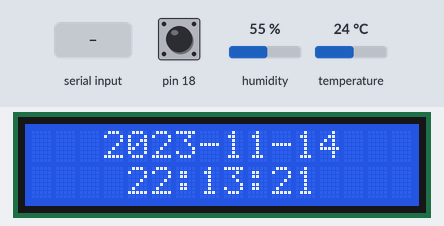
Recording of a sketch running on a simulated Arduino Uno, built with avr-gcc and run on an emulated ATmega328P. Parts: 16×2 character LCD. The test bench sets the inputs (shaded band); at power-on: humidity 55 %, temperature 24 °C, pin 18 HIGH. What the sketch prints to the serial monitor is not drawn.

Above: at 1.2 s.
1.3 s: humidity set to 22 %
At 6.8 s:
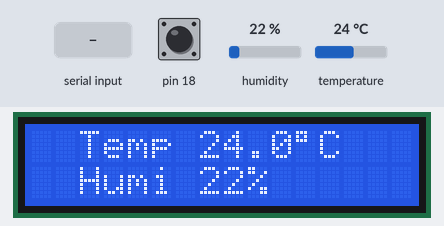
7.1 s: "0\n" received over Serial
16.4 s: temperature set to 12 °C
18.2 s: humidity set to 40 %
At 21.3 s:
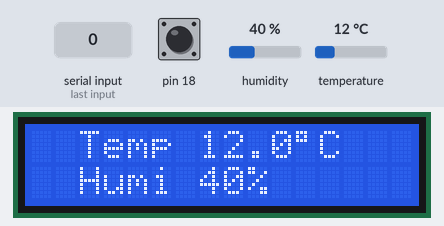
21.6 s: temperature set to 19 °C
At 28.1 s:
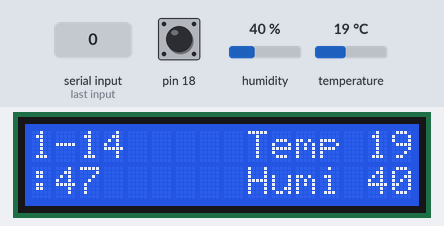
Timing chart, 0 to 29.6 s (numbered marks = the images above; inputs shaded):
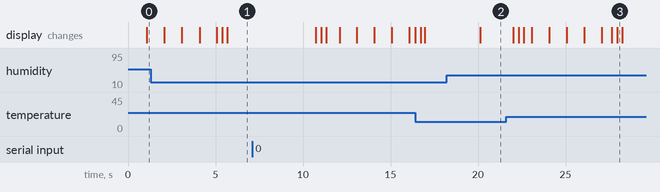

The sketch:

03_weather.ino
```cpp
// DHT11 온습도 + 날짜·시간(KST) · LCD1602 표시
// 보드: Arduino Uno / 시리얼 모니터: 9600 baud
// 배선: LCD I2C — GND → GND, 5V → VCC, A4 → SDA, A5 → SCL
//       DHT11 — D2 → DATA(S), 5V → VCC(+), GND → GND(−)
// 화면: 날짜·시간 5초 → 왼쪽으로 밀리며 전환 → 온습도 5초 → 다시 전환 … 반복
// 시계: RTC 모듈이 없으므로 시작 시각은 컴파일 시각(PC 시간 = KST)이고,
//       시리얼로 "T2026-10-26 14:30:00" 을 보내면 그 시각으로 맞춘다.
//       보드가 리셋되면 다시 컴파일 시각으로 돌아가므로 그때마다 다시 맞춘다.

#include <Wire.h>
#include <hd44780.h>
#include <hd44780ioClass/hd44780_I2Cexp.h>
#include <DHT.h>

const int DHT_PIN = 2;
const unsigned long DHT_INTERVAL_MS = 2000; // DHT11 은 1~2초 간격으로만 읽을 수 있다.
const unsigned long SCREEN_MS = 5000;       // 한 화면을 보여 주는 시간
const unsigned long SLIDE_STEP_MS = 40;     // 슬라이드 한 칸 이동 시간 (16칸 = 0.64초)

hd44780_I2Cexp lcd;
DHT dht(DHT_PIN, DHT11);

unsigned long baseSec = 0;    // 기준 시각 (2000-01-01 00:00:00 부터 초)
unsigned long baseMillis = 0; // 기준 시각을 정한 때의 millis()
unsigned long lastLogged = 0xFFFFFFFF;
unsigned long lastDhtRead = 0;
float temp = NAN, humi = NAN;

byte screen = 0;              // 0: 날짜·시간, 1: 온습도
bool sliding = false;
unsigned long phaseStart = 0;
char shown[2][17];            // 지금 LCD 에 떠 있는 내용 (바뀐 줄만 다시 쓴다)

char buf[32];
byte len = 0;

bool isLeap(int y) { return (y % 4 == 0 && y % 100 != 0) || y % 400 == 0; }

byte daysInMonth(int y, byte m) {
  const byte days[] = {31, 28, 31, 30, 31, 30, 31, 31, 30, 31, 30, 31};
  return (m == 2 && isLeap(y)) ? 29 : days[m - 1];
}

unsigned long toSec(int y, byte mo, byte d, byte h, byte mi, byte s) {
  unsigned long days = 0;
  for (int i = 2000; i < y; i++) days += isLeap(i) ? 366 : 365;
  for (byte i = 1; i < mo; i++) days += daysInMonth(y, i);
  days += d - 1;
  return days * 86400UL + h * 3600UL + mi * 60UL + s;
}

void fromSec(unsigned long t, int &y, byte &mo, byte &d, byte &h, byte &mi, byte &s) {
  unsigned long days = t / 86400UL;
  unsigned long rest = t % 86400UL;
  y = 2000;
  while (days >= (isLeap(y) ? 366UL : 365UL)) days -= isLeap(y++) ? 366 : 365;
  mo = 1;
  while (days >= daysInMonth(y, mo)) days -= daysInMonth(y, mo++);
  d = days + 1;
  h = rest / 3600;
  mi = rest / 60 % 60;
  s = rest % 60;
}

void setClock(unsigned long sec) {
  baseSec = sec;
  baseMillis = millis();
}

// __DATE__ = "Oct 26 2026", __TIME__ = "14:30:00"
void setClockFromCompileTime() {
  const char *months = "JanFebMarAprMayJunJulAugSepOctNovDec";
  char mon[4];
  int d, y, h, mi, s;
  sscanf(__DATE__, "%3s %d %d", mon, &d, &y);
  sscanf(__TIME__, "%d:%d:%d", &h, &mi, &s);
  byte mo = (strstr(months, mon) - months) / 3 + 1;
  setClock(toSec(y, mo, d, h, mi, s));
}

// "T2026-10-26 14:30:00" 형식 한 줄을 받아 시계를 맞춘다.
void applyLine() {
  int y, mo, d, h, mi, s;
  if (buf[0] == 'T' && sscanf(buf + 1, "%d-%d-%d %d:%d:%d", &y, &mo, &d, &h, &mi, &s) == 6) {
    setClock(toSec(y, mo, d, h, mi, s));
    Serial.println("시간 동기화 완료");
  } else {
    Serial.println("형식 오류: 예) T2026-10-26 14:30:00");
  }
}

void readSerial() {
  while (Serial.available()) {
    char c = Serial.read();
    if (c == '\n' || c == '\r') {
      if (len > 0) {
        buf[len] = '\0';
        applyLine();
        len = 0;
      }
    } else if (len < sizeof(buf) - 1) {
      buf[len++] = c;
    }
  }
}

void readDht() {
  if (lastDhtRead != 0 && millis() - lastDhtRead < DHT_INTERVAL_MS) return;
  lastDhtRead = millis();
  temp = dht.readTemperature();
  humi = dht.readHumidity();
}

// 줄 끝을 공백으로 채워 정확히 16칸으로 만든다.
void pad16(char *s) {
  byte n = strlen(s);
  while (n < 16) s[n++] = ' ';
  s[16] = '\0';
}

// 화면 하나(2줄 × 16칸)의 내용을 만든다.
void buildScreen(byte which, unsigned long now, char out[2][17]) {
  if (which == 0) {
    int y;
    byte mo, d, h, mi, s;
    fromSec(now, y, mo, d, h, mi, s);
    snprintf(out[0], 17, "   %04d-%02d-%02d", y, mo, d);
    snprintf(out[1], 17, "    %02d:%02d:%02d", h, mi, s);
  } else if (isnan(temp) || isnan(humi)) {
    snprintf(out[0], 17, "  Sensor error");
    out[1][0] = '\0';
  } else {
    char t[8];
    dtostrf(temp, 4, 1, t); // AVR 의 snprintf 는 %f 를 지원하지 않는다.
    snprintf(out[0], 17, "  Temp %s%cC", t, (char)223); // 223 = LCD 의 ° 기호
    snprintf(out[1], 17, "  Humi %d%%", (int)(humi + 0.5));
  }
  pad16(out[0]);
  pad16(out[1]);
}

void draw(char frame[2][17]) {
  for (byte row = 0; row < 2; row++) {
    if (strcmp(frame[row], shown[row]) == 0) continue;
    lcd.setCursor(0, row);
    lcd.print(frame[row]);
    strcpy(shown[row], frame[row]);
  }
}

void logSerial(unsigned long now) {
  int y;
  byte mo, d, h, mi, s;
  fromSec(now, y, mo, d, h, mi, s);
  char line[24];
  snprintf(line, sizeof(line), "%04d-%02d-%02d %02d:%02d:%02d", y, mo, d, h, mi, s);
  Serial.print(line);
  if (isnan(temp) || isnan(humi)) {
    Serial.println("  센서 읽기 실패");
    return;
  }
  Serial.print("  T=");
  Serial.print(temp, 1);
  Serial.print("C H=");
  Serial.print(humi, 0);
  Serial.println("%");
}

// LCD 와 통신하던 중에 보드가 리셋되면 LCD 가 SDA 를 LOW 로 붙잡고 있어
// lcd.begin() 이 멈출 수 있다. SCL 을 최대 9번 흔들어 버스를 풀어 준다.
void releaseI2C() {
  pinMode(SDA, INPUT_PULLUP);
  pinMode(SCL, OUTPUT);
  for (byte i = 0; i < 9 && digitalRead(SDA) == LOW; i++) {
    digitalWrite(SCL, LOW);
    delayMicroseconds(10);
    digitalWrite(SCL, HIGH);
    delayMicroseconds(10);
  }
  pinMode(SCL, INPUT);
}

void setup() {
  Serial.begin(9600);
  releaseI2C();
  int status = lcd.begin(16, 2); // 가로 16글자, 세로 2줄
  if (status) { Serial.print("LCD init failed: "); Serial.println(status); while (true) {} }
  lcd.backlight();
  dht.begin();
  setClockFromCompileTime();
  Serial.println("03_weather: 시간 맞추기 예) T2026-10-26 14:30:00");
}

void loop() {
  readSerial();
  readDht();

  unsigned long now = baseSec + (millis() - baseMillis) / 1000;
  if (now != lastLogged) {
    lastLogged = now;
    logSerial(now);
  }

  unsigned long elapsed = millis() - phaseStart;
  char cur[2][17], frame[2][17];
  buildScreen(screen, now, cur);

  if (!sliding) {
    memcpy(frame, cur, sizeof(frame));
    if (elapsed >= SCREEN_MS) {
      sliding = true;
      phaseStart = millis();
    }
  } else {
    // 현재 화면은 왼쪽으로 k칸 밀려나고, 다음 화면이 오른쪽에서 k칸 들어온다.
    char next[2][17];
    buildScreen(1 - screen, now, next);
    byte k = min(elapsed / SLIDE_STEP_MS, 16UL);
    for (byte row = 0; row < 2; row++) {
      memcpy(frame[row], cur[row] + k, 16 - k);
      memcpy(frame[row] + 16 - k, next[row], k);
      frame[row][16] = '\0';
    }
    if (k == 16) {
      screen = 1 - screen;
      sliding = false;
      phaseStart = millis();
    }
  }

  draw(frame);
}
```

Measured:
- after the input at 18.2 s, the display: changes after 1.9 s (image 2)
